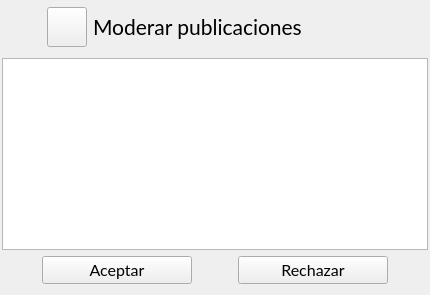
        <widget class="QWidget" name="ModerarPublicaciones">
         <layout class="QVBoxLayout" name="verticalLayout_9">
          <property name="leftMargin">
           <number>2</number>
          </property>
          <property name="topMargin">
           <number>2</number>
          </property>
          <property name="rightMargin">
           <number>2</number>
          </property>
          <item>
           <widget class="QWidget" name="barraPublicaciones" native="true">
            <layout class="QHBoxLayout" name="horizontalLayout_9">
             <property name="leftMargin">
              <number>5</number>
             </property>
             <property name="topMargin">
              <number>5</number>
             </property>
             <property name="rightMargin">
              <number>5</number>
             </property>
             <property name="bottomMargin">
              <number>5</number>
             </property>
             <item>
              <spacer name="horizontalSpacer_34">
               <property name="orientation">
                <enum>Qt::Horizontal</enum>
               </property>
               <property name="sizeType">
                <enum>QSizePolicy::Fixed</enum>
               </property>
               <property name="sizeHint" stdset="0">
                <size>
                 <width>40</width>
                 <height>20</height>
                </size>
               </property>
              </spacer>
             </item>
             <item>
              <widget class="QPushButton" name="AdmIcono_2">
               <property name="minimumSize">
                <size>
                 <width>40</width>
                 <height>40</height>
                </size>
               </property>
               <property name="maximumSize">
                <size>
                 <width>50</width>
                 <height>50</height>
                </size>
               </property>
               <property name="text">
                <string/>
               </property>
              </widget>
             </item>
             <item>
              <widget class="QLabel" name="label_5">
               <property name="font">
                <font>
                 <family>Lato</family>
                 <pointsize>16</pointsize>
                </font>
               </property>
               <property name="text">
                <string>Moderar publicaciones</string>
               </property>
              </widget>
             </item>
             <item>
              <spacer name="horizontalSpacer_18">
               <property name="orientation">
                <enum>Qt::Horizontal</enum>
               </property>
               <property name="sizeHint" stdset="0">
                <size>
                 <width>40</width>
                 <height>20</height>
                </size>
               </property>
              </spacer>
             </item>
            </layout>
           </widget>
          </item>
          <item>
           <layout class="QVBoxLayout" name="verticalLayout_8">
            <item>
             <layout class="QHBoxLayout" name="horizontalLayout_13">
              <item>
               <widget class="QTableView" name="tableView"/>
              </item>
             </layout>
            </item>
           </layout>
          </item>
          <item>
           <layout class="QHBoxLayout" name="horizontalLayout_12">
            <item>
             <spacer name="horizontalSpacer_22">
              <property name="orientation">
               <enum>Qt::Horizontal</enum>
              </property>
              <property name="sizeHint" stdset="0">
               <size>
                <width>40</width>
                <height>20</height>
               </size>
              </property>
             </spacer>
            </item>
            <item>
             <widget class="QPushButton" name="botonAceptarPublicacion">
              <property name="minimumSize">
               <size>
                <width>150</width>
                <height>0</height>
               </size>
              </property>
              <property name="font">
               <font>
                <family>Lato</family>
                <pointsize>12</pointsize>
               </font>
              </property>
              <property name="text">
               <string>Aceptar</string>
              </property>
             </widget>
            </item>
            <item>
             <spacer name="horizontalSpacer_21">
              <property name="orientation">
               <enum>Qt::Horizontal</enum>
              </property>
              <property name="sizeHint" stdset="0">
               <size>
                <width>40</width>
                <height>20</height>
               </size>
              </property>
             </spacer>
            </item>
            <item>
             <widget class="QPushButton" name="botonRechazarPublicacion">
              <property name="minimumSize">
               <size>
                <width>150</width>
                <height>0</height>
               </size>
              </property>
              <property name="font">
               <font>
                <family>Lato</family>
                <pointsize>12</pointsize>
               </font>
              </property>
              <property name="text">
               <string>Rechazar</string>
              </property>
             </widget>
            </item>
            <item>
             <spacer name="horizontalSpacer_23">
              <property name="orientation">
               <enum>Qt::Horizontal</enum>
              </property>
              <property name="sizeHint" stdset="0">
               <size>
                <width>40</width>
                <height>20</height>
               </size>
              </property>
             </spacer>
            </item>
           </layout>
          </item>
         </layout>
        </widget>
